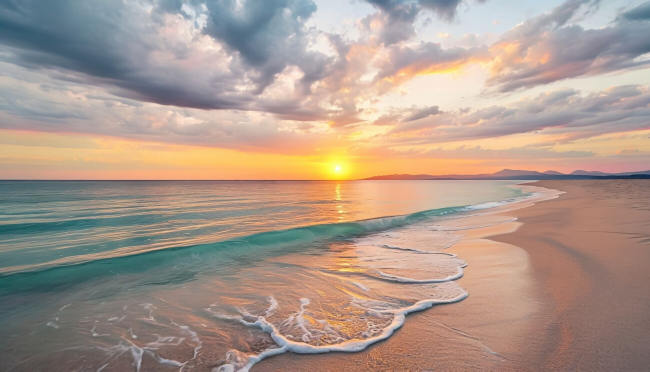
#> input picture zadania_23.03.2025/plaza.jpg, 1300 x 743 px (shown at 1/2 size)
$ python zadanie10.py
#> lines starting #> are read from the running program, lines starting #| are printed output that depends on the picture
import cv2
import imutils

image = cv2.imread("plaza.jpg")
#> image is the input picture: shape (743, 1300, 3); mean B, G, R 140.5, 152.5, 171.6

for angle in range(0,361,15):
    rotated = imutils.rotate(image, angle)
    cv2.imshow("Rotated", rotated)

    cv2.waitKey(500)
#> this loop made 25 passes
#> pass 2, `rotated = imutils.rotate(image, angle)`:
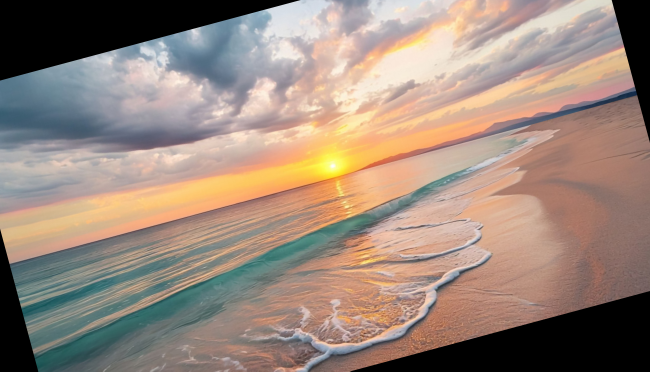
#> rotated: shape (743, 1300, 3) (shown at 1/2 size); mean B, G, R 123.4, 135.8, 154.7
#> pass 3, `rotated = imutils.rotate(image, angle)`:
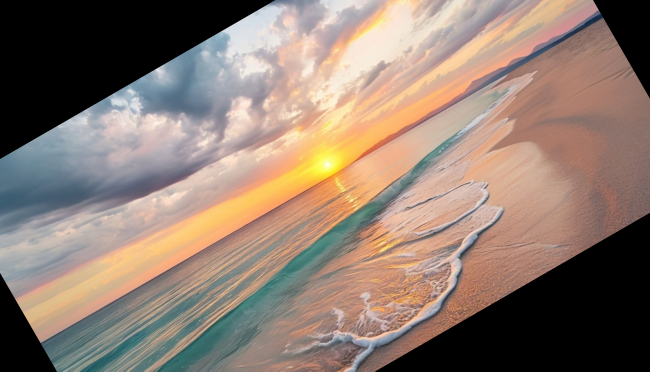
#> rotated: shape (743, 1300, 3) (shown at 1/2 size); mean B, G, R 112, 124, 142.7
cv2.waitKey(0)
